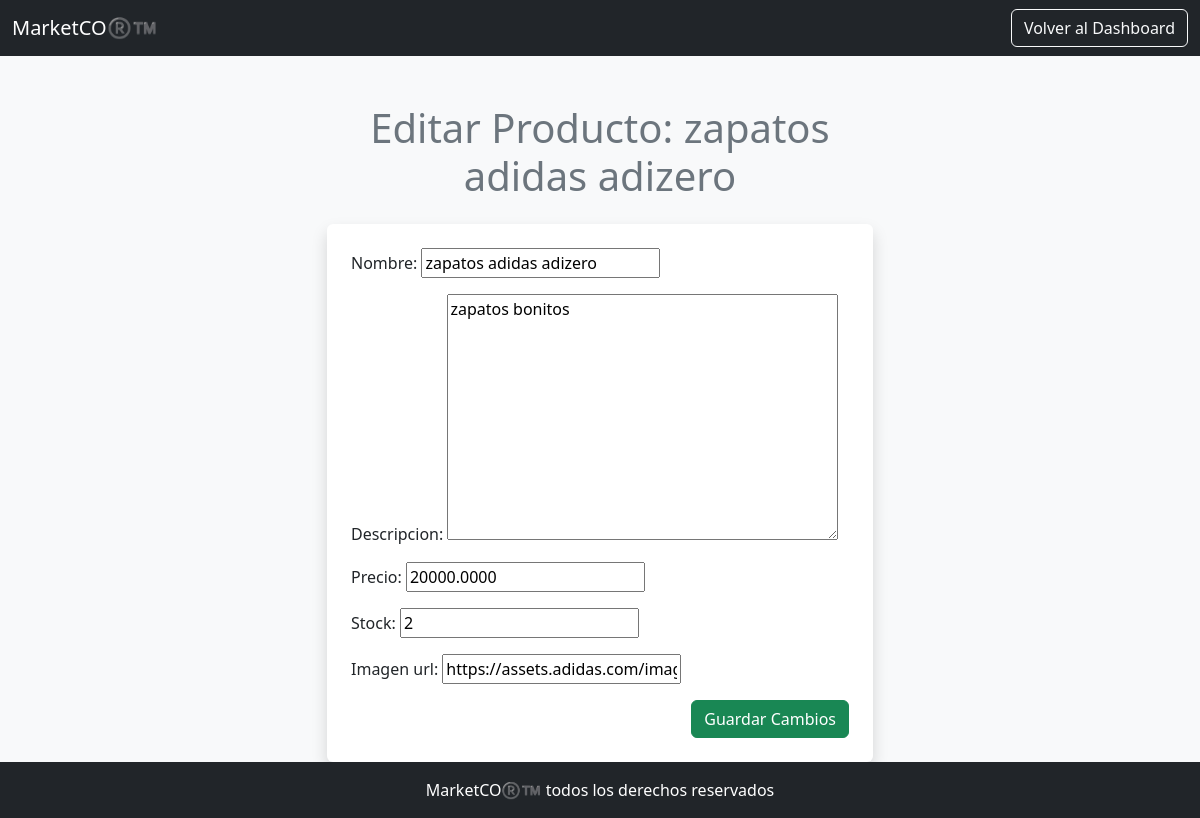
The page /dashboard/seller/edit/1/ (signed in) on the database as committed earlier.
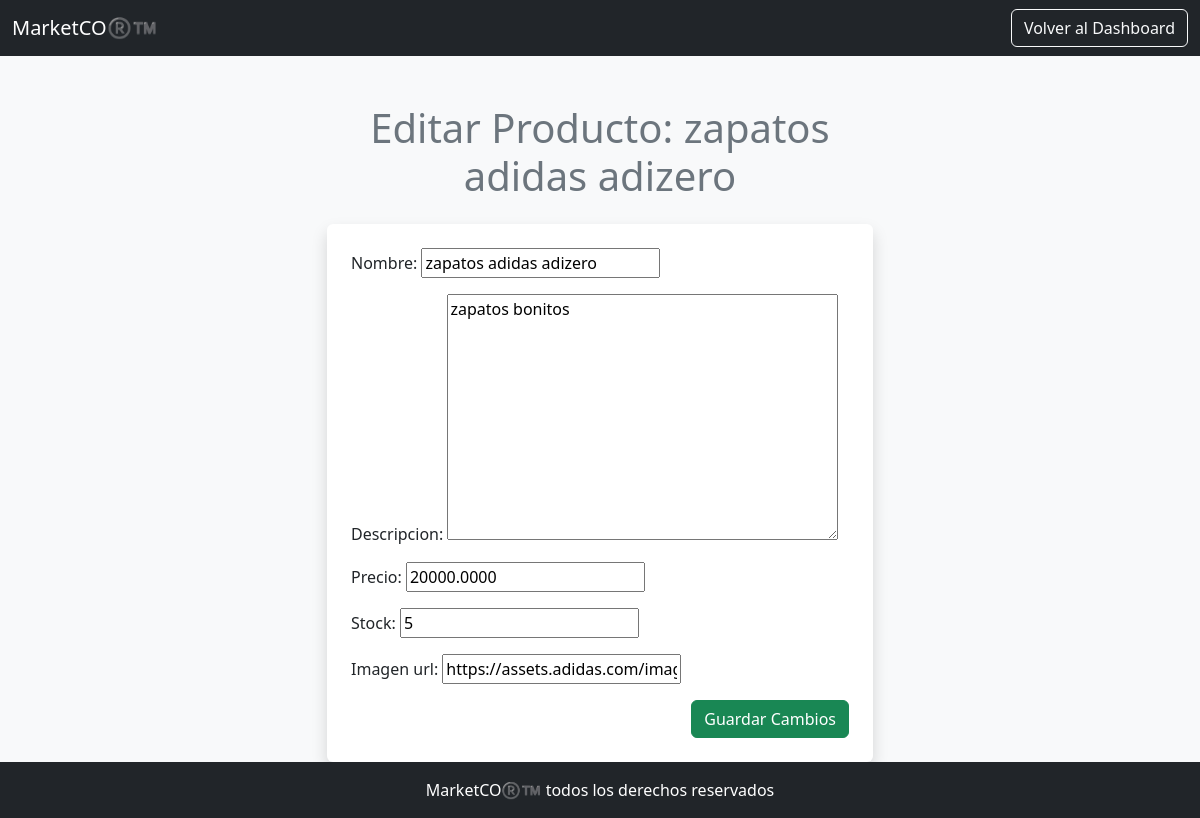
The same page on the database as committed later.
### dashboard/models.py (models this page shows, shortened)
class Producto(models.Model):
    vendedor=models.ForeignKey(User,on_delete=models.CASCADE)  # Relación con el vendedor
    nombre=models.CharField(max_length=255) # Nombre del producto
    descripcion=models.TextField(blank=True,null=True)
    precio=models.DecimalField(max_digits=20,decimal_places=4)  # Precio del producto
    stock=models.PositiveIntegerField() # Cantidad en inventario
    fecha_publicacion=models.DateTimeField(auto_now_add=True) # Fecha de publicación
    imagen_url=models.URLField(max_length=1024, blank=True, null=True)

### dashboard/views.py (the view)
# urls.py: path('seller/edit/<int:producto_id>/',editar_producto, name='editar_producto'),
def editar_producto(request,producto_id):
    producto=get_object_or_404(Producto,id=producto_id,vendedor=request.user)
    if request.method=='POST':
        form = ProductoForm(request.POST,instance=producto)
        if form.is_valid():
            form.save()
            return redirect('seller_dashboard')
    else:
        form = ProductoForm(instance=producto)
    return render(request,'vendedor/editar.html',{'form': form,'producto':producto})

### dashboard/forms.py
class ProductoForm(forms.ModelForm):
    class Meta:
        model=Producto
        fields=['nombre','descripcion','precio','stock','imagen_url']

### dashboard/templates/vendedor/editar.html (shortened to what this page needs)
<!DOCTYPE html>
<html>
<head>
    <link href="https://cdn.jsdelivr.net/npm/bootstrap@5.3.3/dist/css/bootstrap.min.css" rel="stylesheet">
</head>
<body class="bg-light d-flex flex-column min-vh-100">
    <nav class="navbar navbar-expand-lg navbar-dark bg-dark">
        <div class="container-fluid">
            <a class="navbar-brand" href="#">MarketCO®️™️</a>
            <a href="{% url 'seller_dashboard' %}" class="btn btn-outline-light">Volver al Dashboard</a>
        </div>
    </nav>
    <div class="container mt-5">
        <div class="row justify-content-center">
            <div class="col-12 col-md-8 col-lg-6">
                <h1 class="text-center text-secondary mb-4">Editar Producto: {{ producto.nombre }}</h1>
                <form method="post" enctype="multipart/form-data" class="bg-white p-4 rounded shadow">
                    <div class="mb-3">
                        {{ form.as_p }}
                    </div>
                    <div class="d-flex justify-content-end">
                        <button type="submit" class="btn btn-success">Guardar Cambios</button>
                    </div>
                </form>
            </div>
        </div>
    </div>
    <footer class="bg-dark text-white text-center py-3 mt-auto">
        <p class="mb-0">MarketCO®️™️ todos los derechos reservados</p>
    </footer>
</body>
</html>

Rows that differ between the two databases and show on the page:
changed Producto "zapatos adidas adizero": stock "2" → "5"
